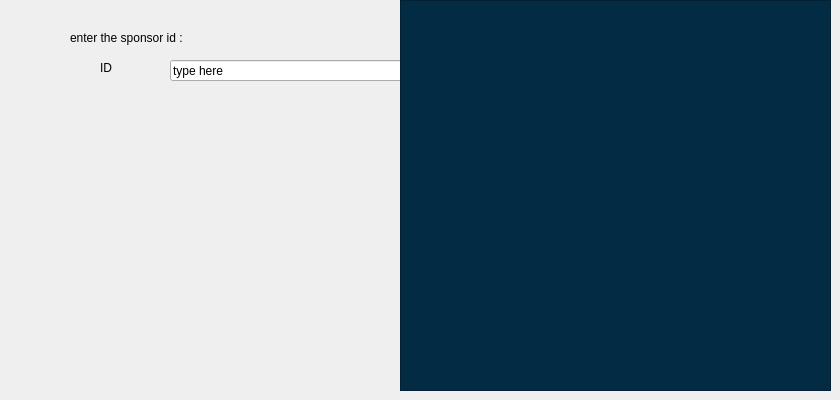
      <widget class="QWidget" name="tab_3">
       <attribute name="title">
        <string>Delete</string>
       </attribute>
       <widget class="QLabel" name="label_35">
        <property name="geometry">
         <rect>
          <x>100</x>
          <y>60</y>
          <width>56</width>
          <height>16</height>
         </rect>
        </property>
        <property name="text">
         <string>ID</string>
        </property>
       </widget>
       <widget class="QLineEdit" name="id_lineEdit_delete">
        <property name="geometry">
         <rect>
          <x>170</x>
          <y>60</y>
          <width>291</width>
          <height>21</height>
         </rect>
        </property>
        <property name="styleSheet">
         <string notr="true"/>
        </property>
        <property name="text">
         <string>type here</string>
        </property>
       </widget>
       <widget class="QPushButton" name="delete_button">
        <property name="geometry">
         <rect>
          <x>510</x>
          <y>60</y>
          <width>93</width>
          <height>28</height>
         </rect>
        </property>
        <property name="text">
         <string>Delete</string>
        </property>
       </widget>
       <widget class="QLabel" name="label_38">
        <property name="geometry">
         <rect>
          <x>70</x>
          <y>30</y>
          <width>121</width>
          <height>16</height>
         </rect>
        </property>
        <property name="text">
         <string>enter the sponsor id :</string>
        </property>
       </widget>
       <widget class="QTableView" name="tableView">
        <property name="geometry">
         <rect>
          <x>400</x>
          <y>0</y>
          <width>431</width>
          <height>391</height>
         </rect>
        </property>
        <property name="styleSheet">
         <string notr="true">background:rgb(3, 43, 67);</string>
        </property>
       </widget>
      </widget>
